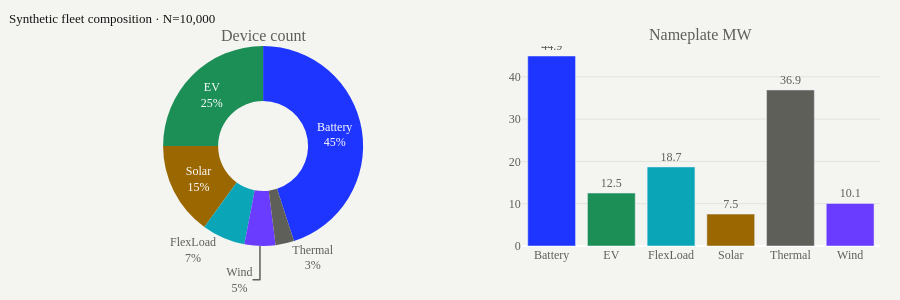

The notebook cell this image was saved under:
### Markdown cell above
<a id="5"></a>
<figure style="margin:4px 0 18px;border-radius:14px;overflow:hidden;border:1px solid rgba(20,20,20,.1);box-shadow:0 6px 20px rgba(20,20,20,.06);">
<img src="https://asymmetrycomputing.com/assets/nb-05-setup.jpg" alt="A data-centre GPU accelerator card on a brushed-aluminium bench"
 style="display:block;width:100%;height:150px;object-fit:cover;" onerror="this.closest('figure').style.display='none'">
<figcaption style="font:500 12px/1.5 ui-monospace,monospace;color:#5f5f59;padding:9px 15px;background:#f6f8fa;border-top:1px solid rgba(20,20,20,.08);">
The compute behind the cached runs: a single workstation-class NVIDIA RTX&nbsp;4000 Ada GPU — not a data-centre cluster.
</figcaption>
</figure>

## 5 · Experimental setup

**Price data.** Real **NYISO** (New York ISO) real-time market prices, January 2024.
Prices are historical and unmodified (label **CACHED** where used in dollar figures).

**Hardware.** A single **NVIDIA RTX 4000 Ada** GPU (20 GB VRAM) — deliberately a
*workstation-class*, not data-centre, card, to show the regime is reachable on modest
hardware.

**Fleet.** For *illustration in your browser* we generate a **synthetic** fleet with a
realistic device mix (label **SYNTHETIC**). Real pilots use the operator's actual fleet,
supplied over a secure API or inside the operator's own VPC. The synthetic generator below
is fully visible and seeded for reproducibility.

> 🟢 **In plain words.** The prices are real history. The list of pretend devices is made up
> on the spot, just so there is something to look at on this page — but it is built to look
> like a real city's mix of batteries, EVs, solar and so on.

### Code cell
# Synthetic demonstration fleet  [SYNTHETIC, seeded]  — real pilots use operator data
DEMO_N = 10_000                          # devices in the illustration
T      = 24                              # look-ahead intervals
FLEET_MIX = dict(                        # (share, power-range kW, initial SoC range, colour)
    Battery =dict(frac=.45,pbar=(5,15), soc=(.4,.6),color="#1d35ff"),
    EV      =dict(frac=.25,pbar=(3,7),  soc=(.2,.8),color="#1c8f57"),
    Solar   =dict(frac=.15,pbar=(2,8),  soc=(0,0),  color="#9a6700"),
    Wind    =dict(frac=.05,pbar=(10,30),soc=(0,0),  color="#6a3cff"),
    FlexLoad=dict(frac=.07,pbar=(5,50), soc=(0,0),  color="#0aa6b8"),
    Thermal =dict(frac=.03,pbar=(50,200),soc=(0,0), color="#5f5f59"))

rows=[]
for d,c in FLEET_MIX.items():
    n=max(1,int(DEMO_N*c["frac"])); (lo,hi)=c["pbar"]; (sl,sh)=c["soc"]
    for i in range(n):
        rows.append(dict(device_type=d,
            pbar_mw=round(float(RNG.uniform(lo,hi))/1000,4),
            soc0=round(float(RNG.uniform(sl,sh)),3),
            availability=round(float(RNG.uniform(.80,.99)),3),
            feeder=int(RNG.integers(0,50))))
fleet=pd.DataFrame(rows)
total_mw=fleet.pbar_mw.sum(); online=int((fleet.availability>=.85).sum())

display(HTML(
 '<div class="pcard"><div class="stitle">Synthetic fleet summary &nbsp;'
 '<span class="bdg bdg-synth">SYNTHETIC</span></div><div class="mgrid">'
 f'<div class="mbox"><div class="mval">{len(fleet):,}</div><div class="mlbl">Devices</div></div>'
 f'<div class="mbox"><div class="mval">{total_mw:.1f}</div><div class="mlbl">Nameplate MW</div></div>'
 f'<div class="mbox"><div class="mval">{online:,}</div><div class="mlbl">Online ≥85%</div></div>'
 f'<div class="mbox"><div class="mval">{len(FLEET_MIX)}</div><div class="mlbl">Device types</div></div>'
 f'<div class="mbox"><div class="mval">50</div><div class="mlbl">Feeders</div></div>'
 '</div></div>'))

agg=fleet.groupby("device_type").agg(count=("pbar_mw","count"),mw=("pbar_mw","sum")).reset_index()
cmap={d:v["color"] for d,v in FLEET_MIX.items()}
fig=make_subplots(rows=1,cols=2,subplot_titles=["Device count","Nameplate MW"],
                  specs=[[{"type":"pie"},{"type":"bar"}]])
fig.add_trace(go.Pie(labels=agg.device_type,values=agg["count"],hole=.45,
    marker_colors=[cmap[d] for d in agg.device_type],textinfo="label+percent",showlegend=False),1,1)
fig.add_trace(go.Bar(x=agg.device_type,y=agg.mw,marker_color=[cmap[d] for d in agg.device_type],
    text=agg.mw.round(1),textposition="outside",showlegend=False),1,2)
fig.update_layout(paper_bgcolor="#f4f4f1",plot_bgcolor="#f4f4f1",height=300,
    margin=dict(l=20,r=20,t=46,b=20),font=dict(family="ui-monospace",color="#5f5f59"),
    title=dict(text=f"Synthetic fleet composition · N={len(fleet):,}",font=dict(color="#141414",size=13),x=.01))
fig.update_yaxes(gridcolor="rgba(20,20,20,.08)",row=1,col=2)
fig.show()

### Figure 1 — Plotly figure (JSON) as saved in the notebook; plotly's stock layout.template omitted (floating-point values rounded to 4 significant figures)
{"data": [{"domain": {"x": [0.0, 0.45], "y": [0.0, 1.0]}, "hole": 0.45, "labels": ["Battery", "EV", "FlexLoad", "Solar", "Thermal", "Wind"], "marker": {"colors": ["#1d35ff", "#1c8f57", "#0aa6b8", "#9a6700", "#5f5f59", "#6a3cff"]}, "showlegend": false, "textinfo": "label+percent", "type": "pie", "values": [4500, 2500, 700, 1500, 300, 500]}, {"marker": {"color": ["#1d35ff", "#1c8f57", "#0aa6b8", "#9a6700", "#5f5f59", "#6a3cff"]}, "showlegend": false, "text": [44.9, 12.5, 18.7, 7.5, 36.9, 10.1], "textposition": "outside", "type": "bar", "x": ["Battery", "EV", "FlexLoad", "Solar", "Thermal", "Wind"], "xaxis": "x", "y": [44.92, 12.51, 18.69, 7.54, 36.9, 10.05], "yaxis": "y"}], "layout": {"annotations": [{"font": {"size": 16}, "showarrow": false, "text": "Device count", "x": 0.225, "xanchor": "center", "xref": "paper", "y": 1.0, "yanchor": "bottom", "yref": "paper"}, {"font": {"size": 16}, "showarrow": false, "text": "Nameplate MW", "x": 0.775, "xanchor": "center", "xref": "paper", "y": 1.0, "yanchor": "bottom", "yref": "paper"}], "font": {"color": "#5f5f59", "family": "ui-monospace"}, "height": 300, "margin": {"b": 20, "l": 20, "r": 20, "t": 46}, "paper_bgcolor": "#f4f4f1", "plot_bgcolor": "#f4f4f1", "title": {"font": {"color": "#141414", "size": 13}, "text": "Synthetic fleet composition · N=10,000", "x": 0.01}, "xaxis": {"anchor": "y", "domain": [0.55, 1.0]}, "yaxis": {"anchor": "x", "domain": [0.0, 1.0], "gridcolor": "rgba(20,20,20,.08)"}}}
